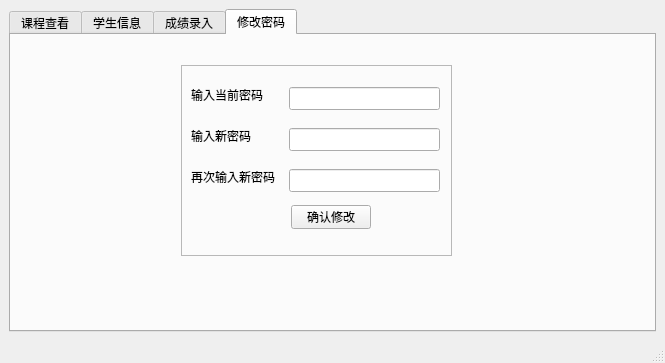
<?xml version="1.0" encoding="UTF-8"?>
<ui version="4.0">
 <class>TeaWindow</class>
 <widget class="QMainWindow" name="TeaWindow">
  <property name="geometry">
   <rect>
    <x>0</x>
    <y>0</y>
    <width>665</width>
    <height>363</height>
   </rect>
  </property>
  <property name="windowTitle">
   <string>教师用户界面</string>
  </property>
  <widget class="QWidget" name="centralwidget">
   <layout class="QGridLayout" name="gridLayout_2">
    <item row="0" column="0">
     <widget class="QTabWidget" name="tabWidget">
      <property name="currentIndex">
       <number>3</number>
      </property>
      <widget class="QWidget" name="tab">
       <attribute name="title">
        <string>课程查看</string>
       </attribute>
       <widget class="QLabel" name="label_4">
        <property name="geometry">
         <rect>
          <x>20</x>
          <y>20</y>
          <width>91</width>
          <height>41</height>
         </rect>
        </property>
        <property name="text">
         <string>您教授的课程：</string>
        </property>
       </widget>
       <widget class="QTableView" name="tableView_c">
        <property name="geometry">
         <rect>
          <x>110</x>
          <y>50</y>
          <width>431</width>
          <height>192</height>
         </rect>
        </property>
       </widget>
      </widget>
      <widget class="QWidget" name="tab_2">
       <attribute name="title">
        <string>学生信息</string>
       </attribute>
       <widget class="QLabel" name="label_5">
        <property name="geometry">
         <rect>
          <x>20</x>
          <y>20</y>
          <width>54</width>
          <height>16</height>
         </rect>
        </property>
        <property name="text">
         <string>学生信息：</string>
        </property>
       </widget>
       <widget class="QTableView" name="tableView_s">
        <property name="geometry">
         <rect>
          <x>90</x>
          <y>51</y>
          <width>491</width>
          <height>181</height>
         </rect>
        </property>
       </widget>
      </widget>
      <widget class="QWidget" name="tab_3">
       <attribute name="title">
        <string>成绩录入</string>
       </attribute>
       <widget class="QTableView" name="tableView_g">
        <property name="geometry">
         <rect>
          <x>40</x>
          <y>10</y>
          <width>491</width>
          <height>251</height>
         </rect>
        </property>
       </widget>
       <widget class="QPushButton" name="pushButton_submit">
        <property name="geometry">
         <rect>
          <x>550</x>
          <y>150</y>
          <width>80</width>
          <height>24</height>
         </rect>
        </property>
        <property name="text">
         <string>上传</string>
        </property>
       </widget>
       <widget class="QPushButton" name="pushButton_revert">
        <property name="geometry">
         <rect>
          <x>550</x>
          <y>200</y>
          <width>80</width>
          <height>24</height>
         </rect>
        </property>
        <property name="text">
         <string>取消</string>
        </property>
       </widget>
       <widget class="QLabel" name="label_6">
        <property name="geometry">
         <rect>
          <x>543</x>
          <y>30</y>
          <width>91</width>
          <height>31</height>
         </rect>
        </property>
        <property name="text">
         <string>当前所选科目：</string>
        </property>
       </widget>
       <widget class="QLineEdit" name="lineEdit_g">
        <property name="geometry">
         <rect>
          <x>540</x>
          <y>70</y>
          <width>91</width>
          <height>23</height>
         </rect>
        </property>
       </widget>
      </widget>
      <widget class="QWidget" name="tab_4">
       <attribute name="title">
        <string>修改密码</string>
       </attribute>
       <widget class="QFrame" name="frame">
        <property name="geometry">
         <rect>
          <x>170</x>
          <y>30</y>
          <width>271</width>
          <height>191</height>
         </rect>
        </property>
        <property name="frameShape">
         <enum>QFrame::StyledPanel</enum>
        </property>
        <property name="frameShadow">
         <enum>QFrame::Raised</enum>
        </property>
        <widget class="QLabel" name="label">
         <property name="geometry">
          <rect>
           <x>10</x>
           <y>22</y>
           <width>91</width>
           <height>16</height>
          </rect>
         </property>
         <property name="text">
          <string>输入当前密码</string>
         </property>
        </widget>
        <widget class="QLabel" name="label_2">
         <property name="geometry">
          <rect>
           <x>10</x>
           <y>63</y>
           <width>91</width>
           <height>16</height>
          </rect>
         </property>
         <property name="text">
          <string>输入新密码</string>
         </property>
        </widget>
        <widget class="QLabel" name="label_3">
         <property name="geometry">
          <rect>
           <x>10</x>
           <y>104</y>
           <width>91</width>
           <height>16</height>
          </rect>
         </property>
         <property name="text">
          <string>再次输入新密码</string>
         </property>
        </widget>
        <widget class="QPushButton" name="pushButtonpwd">
         <property name="geometry">
          <rect>
           <x>110</x>
           <y>140</y>
           <width>80</width>
           <height>24</height>
          </rect>
         </property>
         <property name="text">
          <string>确认修改</string>
         </property>
        </widget>
        <widget class="QLineEdit" name="lineEditpwd">
         <property name="geometry">
          <rect>
           <x>108</x>
           <y>22</y>
           <width>151</width>
           <height>23</height>
          </rect>
         </property>
        </widget>
        <widget class="QLineEdit" name="lineEdit_pwdn">
         <property name="geometry">
          <rect>
           <x>108</x>
           <y>63</y>
           <width>151</width>
           <height>23</height>
          </rect>
         </property>
        </widget>
        <widget class="QLineEdit" name="lineEdit_pwdn2">
         <property name="geometry">
          <rect>
           <x>108</x>
           <y>104</y>
           <width>151</width>
           <height>23</height>
          </rect>
         </property>
        </widget>
       </widget>
      </widget>
     </widget>
    </item>
   </layout>
  </widget>
  <widget class="QMenuBar" name="menubar">
   <property name="geometry">
    <rect>
     <x>0</x>
     <y>0</y>
     <width>665</width>
     <height>21</height>
    </rect>
   </property>
  </widget>
  <widget class="QStatusBar" name="statusbar"/>
 </widget>
 <resources/>
 <connections/>
</ui>
